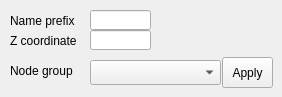
           <widget class="QWidget" name="page">
            <widget class="QComboBox" name="comboBox_2">
             <property name="geometry">
              <rect>
               <x>90</x>
               <y>60</y>
               <width>131</width>
               <height>25</height>
              </rect>
             </property>
            </widget>
            <widget class="QToolButton" name="toolButton_13">
             <property name="geometry">
              <rect>
               <x>222</x>
               <y>57</y>
               <width>51</width>
               <height>31</height>
              </rect>
             </property>
             <property name="text">
              <string>Apply</string>
             </property>
            </widget>
            <widget class="QLineEdit" name="lineEdit">
             <property name="geometry">
              <rect>
               <x>90</x>
               <y>10</y>
               <width>61</width>
               <height>20</height>
              </rect>
             </property>
            </widget>
            <widget class="QLabel" name="label_zcoordinate_2">
             <property name="geometry">
              <rect>
               <x>10</x>
               <y>10</y>
               <width>81</width>
               <height>21</height>
              </rect>
             </property>
             <property name="text">
              <string>Name prefix</string>
             </property>
            </widget>
            <widget class="QLineEdit" name="lineEdit_zcoordinate">
             <property name="geometry">
              <rect>
               <x>90</x>
               <y>30</y>
               <width>61</width>
               <height>20</height>
              </rect>
             </property>
             <property name="toolTip">
              <string>The Z coordinate of new nodes.</string>
             </property>
            </widget>
            <widget class="QLabel" name="label_zcoordinate">
             <property name="geometry">
              <rect>
               <x>10</x>
               <y>30</y>
               <width>81</width>
               <height>21</height>
              </rect>
             </property>
             <property name="text">
              <string>Z coordinate</string>
             </property>
            </widget>
            <widget class="QLabel" name="label_zcoordinate_3">
             <property name="geometry">
              <rect>
               <x>10</x>
               <y>60</y>
               <width>81</width>
               <height>21</height>
              </rect>
             </property>
             <property name="text">
              <string>Node group</string>
             </property>
            </widget>
           </widget>
